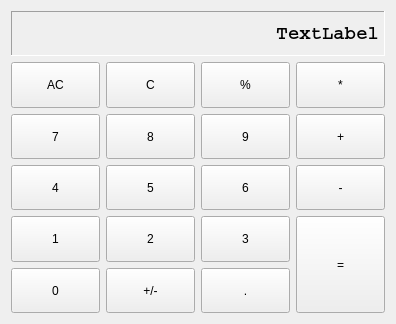
<?xml version="1.0" encoding="UTF-8"?>
<ui version="4.0">
 <class>CalculatorInterface</class>
 <widget class="QWidget" name="CalculatorInterface">
  <property name="geometry">
   <rect>
    <x>0</x>
    <y>0</y>
    <width>396</width>
    <height>324</height>
   </rect>
  </property>
  <property name="windowTitle">
   <string>CalculatorInterface</string>
  </property>
  <layout class="QGridLayout" name="gridLayout">
   <item row="3" column="3">
    <widget class="QPushButton" name="buttonAdd">
     <property name="sizePolicy">
      <sizepolicy hsizetype="Minimum" vsizetype="Minimum">
       <horstretch>0</horstretch>
       <verstretch>0</verstretch>
      </sizepolicy>
     </property>
     <property name="text">
      <string>+</string>
     </property>
    </widget>
   </item>
   <item row="2" column="0">
    <widget class="QPushButton" name="buttonAllClear">
     <property name="sizePolicy">
      <sizepolicy hsizetype="Minimum" vsizetype="Minimum">
       <horstretch>0</horstretch>
       <verstretch>0</verstretch>
      </sizepolicy>
     </property>
     <property name="text">
      <string>AC</string>
     </property>
    </widget>
   </item>
   <item row="4" column="2">
    <widget class="QPushButton" name="buttonSix">
     <property name="sizePolicy">
      <sizepolicy hsizetype="Minimum" vsizetype="Minimum">
       <horstretch>0</horstretch>
       <verstretch>0</verstretch>
      </sizepolicy>
     </property>
     <property name="text">
      <string>6</string>
     </property>
    </widget>
   </item>
   <item row="5" column="3" rowspan="2">
    <widget class="QPushButton" name="buttonCalculate">
     <property name="sizePolicy">
      <sizepolicy hsizetype="Minimum" vsizetype="Minimum">
       <horstretch>0</horstretch>
       <verstretch>0</verstretch>
      </sizepolicy>
     </property>
     <property name="text">
      <string>=</string>
     </property>
    </widget>
   </item>
   <item row="5" column="1">
    <widget class="QPushButton" name="buttonTwo">
     <property name="sizePolicy">
      <sizepolicy hsizetype="Minimum" vsizetype="Minimum">
       <horstretch>0</horstretch>
       <verstretch>0</verstretch>
      </sizepolicy>
     </property>
     <property name="text">
      <string>2</string>
     </property>
    </widget>
   </item>
   <item row="4" column="3">
    <widget class="QPushButton" name="buttonSubtract">
     <property name="sizePolicy">
      <sizepolicy hsizetype="Minimum" vsizetype="Minimum">
       <horstretch>0</horstretch>
       <verstretch>0</verstretch>
      </sizepolicy>
     </property>
     <property name="text">
      <string>-</string>
     </property>
    </widget>
   </item>
   <item row="2" column="1">
    <widget class="QPushButton" name="buttonClear">
     <property name="sizePolicy">
      <sizepolicy hsizetype="Minimum" vsizetype="Minimum">
       <horstretch>0</horstretch>
       <verstretch>0</verstretch>
      </sizepolicy>
     </property>
     <property name="text">
      <string>C</string>
     </property>
    </widget>
   </item>
   <item row="4" column="0">
    <widget class="QPushButton" name="buttonFour">
     <property name="sizePolicy">
      <sizepolicy hsizetype="Minimum" vsizetype="Minimum">
       <horstretch>0</horstretch>
       <verstretch>0</verstretch>
      </sizepolicy>
     </property>
     <property name="text">
      <string>4</string>
     </property>
    </widget>
   </item>
   <item row="4" column="1">
    <widget class="QPushButton" name="buttonFive">
     <property name="sizePolicy">
      <sizepolicy hsizetype="Minimum" vsizetype="Minimum">
       <horstretch>0</horstretch>
       <verstretch>0</verstretch>
      </sizepolicy>
     </property>
     <property name="text">
      <string>5</string>
     </property>
    </widget>
   </item>
   <item row="3" column="0">
    <widget class="QPushButton" name="buttonSeven">
     <property name="sizePolicy">
      <sizepolicy hsizetype="Minimum" vsizetype="Minimum">
       <horstretch>0</horstretch>
       <verstretch>0</verstretch>
      </sizepolicy>
     </property>
     <property name="text">
      <string>7</string>
     </property>
    </widget>
   </item>
   <item row="5" column="0">
    <widget class="QPushButton" name="buttonOne">
     <property name="sizePolicy">
      <sizepolicy hsizetype="Minimum" vsizetype="Minimum">
       <horstretch>0</horstretch>
       <verstretch>0</verstretch>
      </sizepolicy>
     </property>
     <property name="text">
      <string>1</string>
     </property>
    </widget>
   </item>
   <item row="5" column="2">
    <widget class="QPushButton" name="buttonThree">
     <property name="sizePolicy">
      <sizepolicy hsizetype="Minimum" vsizetype="Minimum">
       <horstretch>0</horstretch>
       <verstretch>0</verstretch>
      </sizepolicy>
     </property>
     <property name="text">
      <string>3</string>
     </property>
    </widget>
   </item>
   <item row="3" column="1">
    <widget class="QPushButton" name="buttonEight">
     <property name="sizePolicy">
      <sizepolicy hsizetype="Minimum" vsizetype="Minimum">
       <horstretch>0</horstretch>
       <verstretch>0</verstretch>
      </sizepolicy>
     </property>
     <property name="text">
      <string>8</string>
     </property>
    </widget>
   </item>
   <item row="6" column="0">
    <widget class="QPushButton" name="buttonZero">
     <property name="sizePolicy">
      <sizepolicy hsizetype="Minimum" vsizetype="Minimum">
       <horstretch>0</horstretch>
       <verstretch>0</verstretch>
      </sizepolicy>
     </property>
     <property name="text">
      <string>0</string>
     </property>
    </widget>
   </item>
   <item row="0" column="0" colspan="4">
    <widget class="QLabel" name="entryLabel">
     <property name="font">
      <font>
       <family>Courier</family>
       <pointsize>14</pointsize>
       <weight>75</weight>
       <bold>true</bold>
      </font>
     </property>
     <property name="frameShape">
      <enum>QFrame::Panel</enum>
     </property>
     <property name="frameShadow">
      <enum>QFrame::Sunken</enum>
     </property>
     <property name="text">
      <string>TextLabel</string>
     </property>
     <property name="alignment">
      <set>Qt::AlignRight|Qt::AlignTrailing|Qt::AlignVCenter</set>
     </property>
    </widget>
   </item>
   <item row="3" column="2">
    <widget class="QPushButton" name="buttonNine">
     <property name="sizePolicy">
      <sizepolicy hsizetype="Minimum" vsizetype="Minimum">
       <horstretch>0</horstretch>
       <verstretch>0</verstretch>
      </sizepolicy>
     </property>
     <property name="text">
      <string>9</string>
     </property>
    </widget>
   </item>
   <item row="2" column="2">
    <widget class="QPushButton" name="buttonDivide">
     <property name="sizePolicy">
      <sizepolicy hsizetype="Minimum" vsizetype="Minimum">
       <horstretch>0</horstretch>
       <verstretch>0</verstretch>
      </sizepolicy>
     </property>
     <property name="text">
      <string>%</string>
     </property>
    </widget>
   </item>
   <item row="2" column="3">
    <widget class="QPushButton" name="buttonMultiply">
     <property name="sizePolicy">
      <sizepolicy hsizetype="Minimum" vsizetype="Minimum">
       <horstretch>0</horstretch>
       <verstretch>0</verstretch>
      </sizepolicy>
     </property>
     <property name="text">
      <string>*</string>
     </property>
    </widget>
   </item>
   <item row="6" column="1">
    <widget class="QPushButton" name="buttonChangeSign">
     <property name="sizePolicy">
      <sizepolicy hsizetype="Minimum" vsizetype="Minimum">
       <horstretch>0</horstretch>
       <verstretch>0</verstretch>
      </sizepolicy>
     </property>
     <property name="text">
      <string>+/-</string>
     </property>
    </widget>
   </item>
   <item row="6" column="2">
    <widget class="QPushButton" name="buttonDot">
     <property name="sizePolicy">
      <sizepolicy hsizetype="Minimum" vsizetype="Minimum">
       <horstretch>0</horstretch>
       <verstretch>0</verstretch>
      </sizepolicy>
     </property>
     <property name="text">
      <string>.</string>
     </property>
    </widget>
   </item>
  </layout>
 </widget>
 <layoutdefault spacing="6" margin="11"/>
 <resources/>
 <connections/>
</ui>
